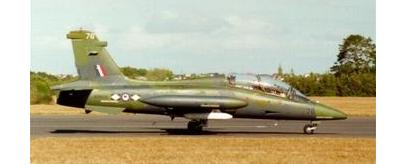
#> input picture python/minidataset/image_0001.jpg, 398 x 164 px; its folder holds 2 pictures in this run
$ python elbow2.py ../minidataset   (Python 2 division)
#> lines starting #> are read from the running program, lines starting #| are printed output that depends on the picture; long printed decimals are rounded
# [10 lines of commented-out code are left out]

import os
import sys
from os import listdir
from os.path import isfile, join
import numpy as np
import cv2

from sklearn.svm import LinearSVC
from sklearn.externals import joblib
from scipy.cluster.vq import *
from sklearn.preprocessing import StandardScaler

import matplotlib.pyplot as plt


# command line argument parse to get input directory
if len(sys.argv) == 2:
    train_path = sys.argv[1]
else:
    print 'Give valid command line arguments'
    sys.exit(1)
training_names = os.listdir(train_path)

# Get all the path to the images and save them in a list
# image_paths and the corresponding label in image_paths
image_paths = []
class_id = 0
for training_name in training_names:
    dir = os.path.join(train_path, training_name)
    class_path = dir
    image_paths.append(dir)

# Create feature extraction and keypoint detector objects
sift = cv2.xfeatures2d.SIFT_create()

# List where all the descriptors are stored
des_list = []
for image_path in image_paths:
    im = cv2.imread(image_path)
#> im is the input picture: shape (164, 398, 3); mean B, G, R 149.1, 176.7, 183.4
    #kpts = fea_det.detect(im)
    #kpts, des = des_ext.compute(im, kpts)
    gray = cv2.cvtColor(im, cv2.COLOR_BGR2GRAY)
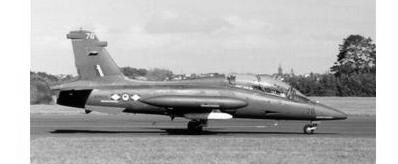
#> gray: shape (164, 398); min 0, max 255, mean 175.6
    (kps, descs) = sift.detectAndCompute(gray, None)
#> kps = 348 keypoints; strongest (x, y, size): (212, 115, 5.2), (227, 116, 4.6), (309, 129, 2.4), (223, 109, 5.9)
    des_list.append((image_path, descs))
#> pass 2 of the loop `for image_path in image_paths:`:
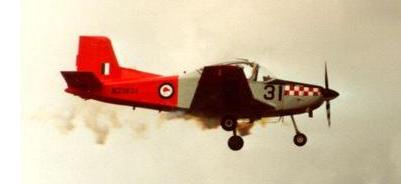
#> input picture python/minidataset/image_0002.jpg, 401 x 184 px
#> im is the input picture: shape (184, 401, 3); mean B, G, R 164.8, 189.3, 210.7
#> `gray = cv2.cvtColor(im, cv2.COLOR_BGR2GRAY)`:
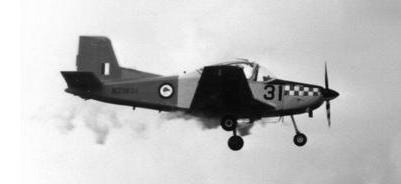
#> gray: shape (184, 401); min 4, max 255, mean 192.9
#> kps = 206 keypoints; strongest (x, y, size): (235, 144, 9.4), (226, 98, 46.1), (94, 76, 41.1), (300, 139, 9.3)

# Stack all the descriptors vertically in a numpy array
descriptors = des_list[0][1]
for image_path, descriptor in des_list[1:]:
    descriptors = np.vstack((descriptors, descriptor))
#> this loop made 1 pass
#> image_path on pass 1: '../minidataset/image_0002.jpg'
    #print descriptors

# Perform k-means clustering
k =  500
value = []
klist = []
count = 10
while count <= k:
    voc, variance = kmeans(descriptors, count, 1)
    print count, variance
    value.append(variance)
    klist.append(count)
    count = count+10
#> this loop made 50 passes
#> variance on passes 1 to 12: 308.3, 288.5, 275.7, 264.9, 258.8, 253.2, 246.2, 239.2, 235.1, 228.4, 222.6, 218.2
#| 10 308.257
#| 20 288.521
#| 30 275.721
#| 40 264.871
#| 50 258.845
#| 60 253.173
#| 70 246.189
#| 80 239.183
#> (further printed lines are left out)
#> pass 2, `voc, variance = kmeans(descriptors, count, 1)`:
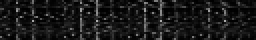
#> voc: shape (20, 128) float32 (shown 2 times larger); min 0.0741, max 174.9, mean 24.8
#> pass 3, `voc, variance = kmeans(descriptors, count, 1)`:
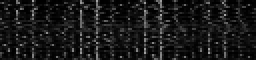
#> voc: shape (30, 128) float32 (shown 2 times larger); min 0, max 170.3, mean 24.8
#> after the loop, count = 510; klist = 50 values from 10 to 500; value = 50 values, max 308.3 at index 0, min 25.36 at index 49, mean 151

plt.plot(klist,value)
print "plotting graph"
plt.show()
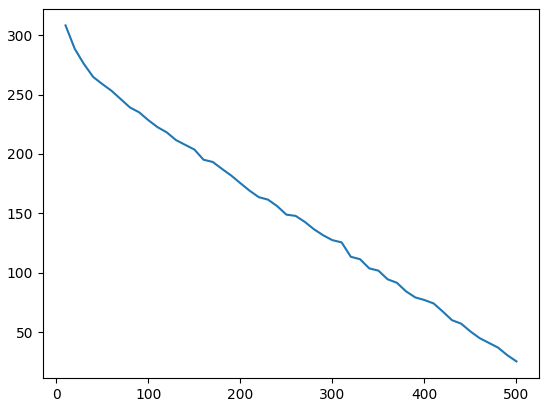
#> figure drawn by matplotlib, 1 panel; curve peaks at x = 10, y = 308.3
